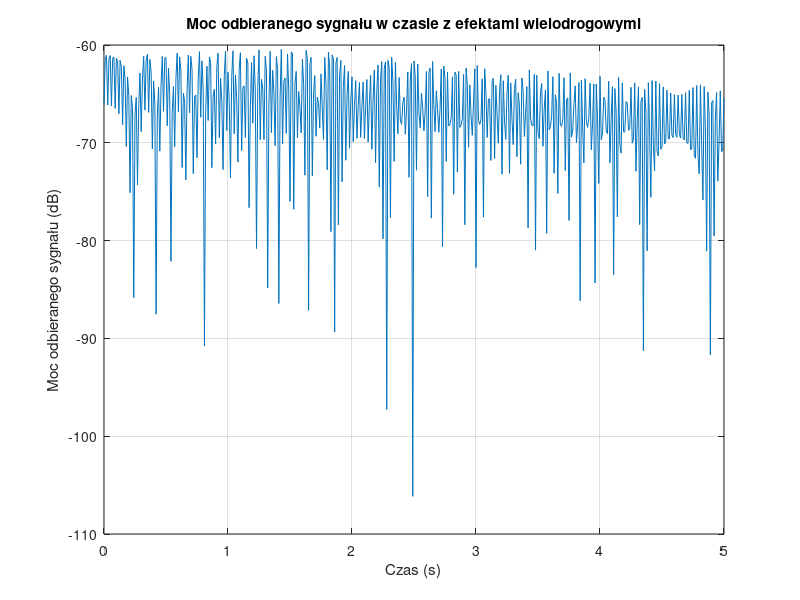

MATLAB code to generate this figure:
%zaniki sygnału w komunikacji mobilnej

clearvars; close all; clc; 

v = 20; % m/s - prędkość użytkownika
initial_pos = [20,20]; % Pozycja początkowa użytkownika [x,y]
final_pos = [20,500]; % Pozycja końcowa użytkownika (nie jest bezpośrednio używana w kodzie)
duration = 5; % Czas trwania ruchu w sekundach
dt = 0.01; % Krok czasowy symulacji (co 0.01 sekundy)
time_steps = 0:dt:duration; % Wektor czasu od 0 do 'duration' z krokiem 'dt'

P_bs = 10; % W - Moc nadajnika bazowego (BS)
BS_pos = [160, 20]; % Pozycja nadajnika bazowego [x,y]
frequency = 2e9; % Częstotliwość sygnału (2 GHz)
reflection_coeff = 0.7; % Współczynnik odbicia sygnału od ścian
c = 3e8; % Prędkość światła (300 000 000 m/s)

% Pozycje ścian
wall1_start = [0,10]; wall1_end = [200,10]; % Ściana 1 pozioma
wall2_start = [60,50]; wall2_end = [100,50]; % Ściana 2 pionowa

num_steps = length(time_steps); % Liczba kroków czasowych

% Inicjalizacja macierzy na pozycje użytkownika
user_positions = zeros(num_steps, 2); 
for n = 1:num_steps 
    % Obliczanie pozycji użytkownika w każdej chwili (porusza się tylko wzdłuż osi Y)
    user_positions(n, :) = initial_pos + [0, v * time_steps(n)]; 
end 

% Inicjalizacja macierzy na moc sygnału odbieranego w każdym kroku
received_power = zeros(size(time_steps)); 

for n = 1:num_steps 
    % Aktualna pozycja użytkownika
    user_pos = user_positions(n, :); 
    
    % Obliczenie odległości od nadajnika do użytkownika (sygnał bezpośredni)
    direct_distance = norm(BS_pos - user_pos); 
    direct_signal = P_bs / (direct_distance^2); % Moc sygnału bezpośredniego (prawo odwrotności kwadratu odległości)

    % Obliczenie odległości odbicia od ściany 1 (pozioma ściana)
    reflected_point1 = [wall1_start(1), user_pos(2)]; % Punkt odbicia na ścianie 1
    reflected_distance1 = norm(BS_pos - reflected_point1) + norm(reflected_point1 - user_pos); 
    reflected_signal1 = reflection_coeff * P_bs / (reflected_distance1^2); % Moc sygnału odbitego od ściany 1

    % Obliczenie odległości odbicia od ściany 2 (pionowa ściana)
    reflected_point2 = [user_pos(1), wall2_start(2)]; % Punkt odbicia na ścianie 2
    reflected_distance2 = norm(BS_pos - reflected_point2) + norm(reflected_point2 - user_pos); 
    reflected_signal2 = reflection_coeff * P_bs / (reflected_distance2^2); % Moc sygnału odbitego od ściany 2

    % Obliczenie długości fali sygnału
    wavelength = c / frequency; % Długość fali w metrach
    
    % Obliczenie przesunięć fazowych dla sygnałów (w zależności od przebytej odległości)
    phase_shift_direct = 2 * pi * direct_distance / wavelength; % Przesunięcie fazowe sygnału bezpośredniego
    phase_shift2 = 2 * pi * reflected_distance2 / wavelength; % Przesunięcie fazowe dla ściany 2
    phase_shift1 = 2 * pi * reflected_distance1 / wavelength; % Przesunięcie fazowe dla ściany 1
    
    % Sumowanie sygnału bezpośredniego i odbitych z przesunięciem fazowym
    combined_signal = direct_signal + ...
                      reflected_signal1 * exp(1j * phase_shift1) + ...
                      reflected_signal2 * exp(1j * phase_shift2); 
                  
    % Obliczenie mocy sygnału (moduł sygnału zsumowanego podniesiony do kwadratu)
    received_power(n) = abs(combined_signal)^2; 
end 

% Rysowanie wykresu mocy odbieranego sygnału w dB w funkcji czasu
figure; 
plot(time_steps, 10*log10(received_power)); % Konwersja mocy na skalę dB
xlabel('Czas (s)'); % Oś x: Czas
ylabel('Moc odbieranego sygnału (dB)'); % Oś y: Moc w dB
title('Moc odbieranego sygnału w czasie z efektami wielodrogowymi'); % Tytuł wykresu
grid on; 
